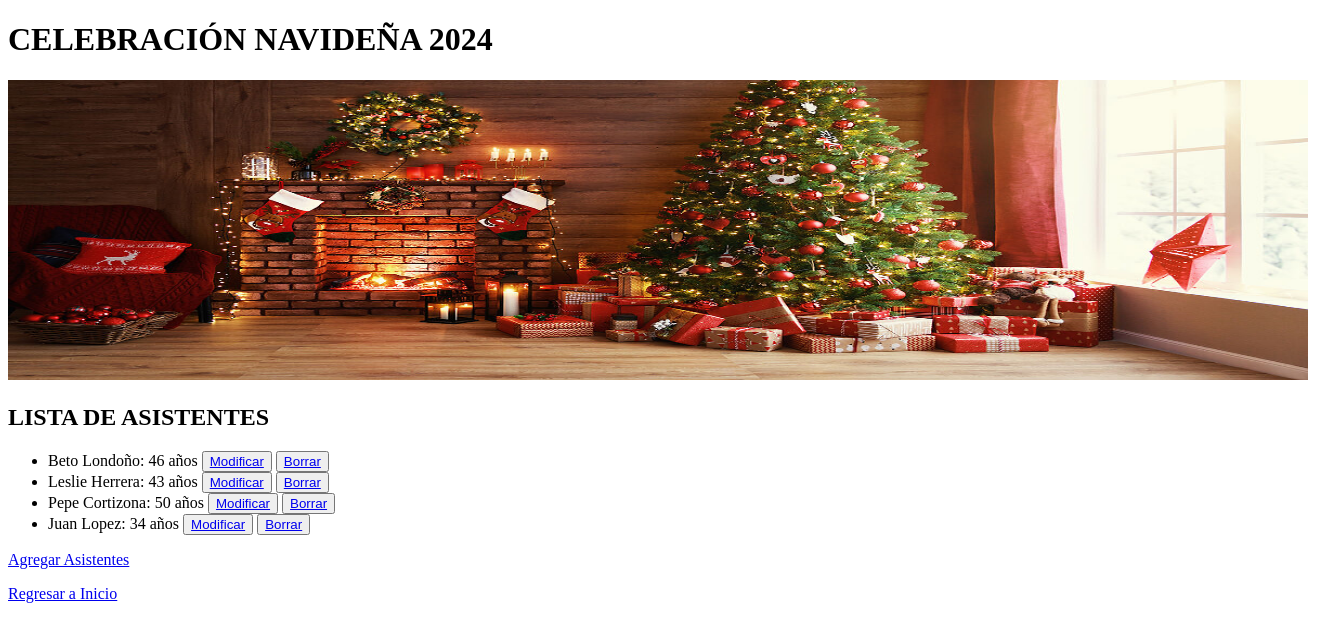
The app's page /familiar/list/, older data.
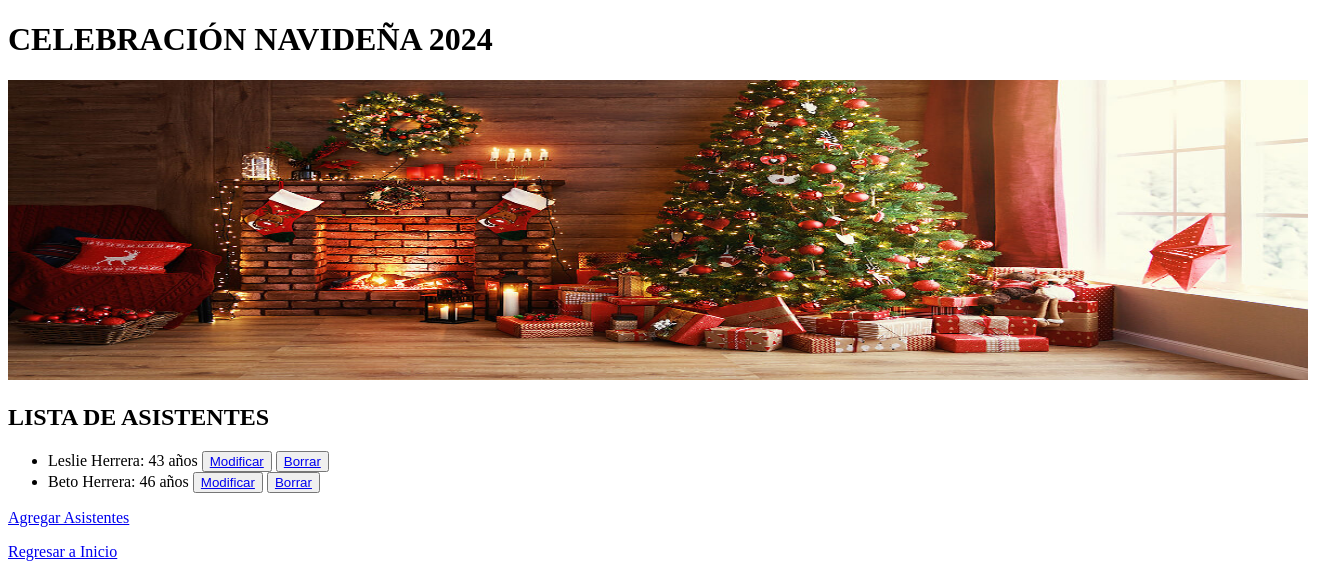
The same page, newer data.
### appbeto/models.py (models this page shows)
class Familiar (models.Model):
    nombre = models.CharField(max_length=255)
    apellido = models.CharField(max_length=255)
    edad = models.IntegerField()
    def __str__(self):
        return f"{self.nombre} {self.apellido}: {self.edad} años"

### appbeto/views.py (the view)
# urls.py: path('familiar/list/', views.familiar_list, name='familiar_listado'),
def familiar_list(request):
	indice = models.Familiar.objects.all()
	return render(request, 'appbeto/familiar_list.html', {'id_familiar':indice})

### appbeto/templates/appbeto/familiar_list.html (shortened to what this page needs)
{% extends 'appbeto/base.html' %}
{% load static %}
{% block extension %}
<h2> LISTA DE ASISTENTES </h2>
    <ul>
        {% for indice in id_familiar %}
            <li>{{indice}}
                <button>
                    <a href="{% url 'appbeto:familiar_editar' indice.id %}"> Modificar</a>
                </button>
                <button>
                    <a href="{% url 'appbeto:familiar_borrar' indice.id %}"> Borrar</a>
                </button>
            </li>
        {% endfor %}
    </ul>
    <a href="{% url 'appbeto:familiar_form' %}">Agregar Asistentes</a>
    <a href="{% url 'appbeto:inicio' %}">Regresar a Inicio</a>
{% endblock extension %}

Row changes from the older to the newer data that the page shows:
removed Familiar: nombre+apellido+edad "Beto Londoño: 46 años"
removed Familiar: nombre+apellido+edad "Pepe Cortizona: 50 años"
removed Familiar: nombre+apellido+edad "Juan Lopez: 34 años"
added Familiar: nombre+apellido+edad "Beto Herrera: 46 años"
